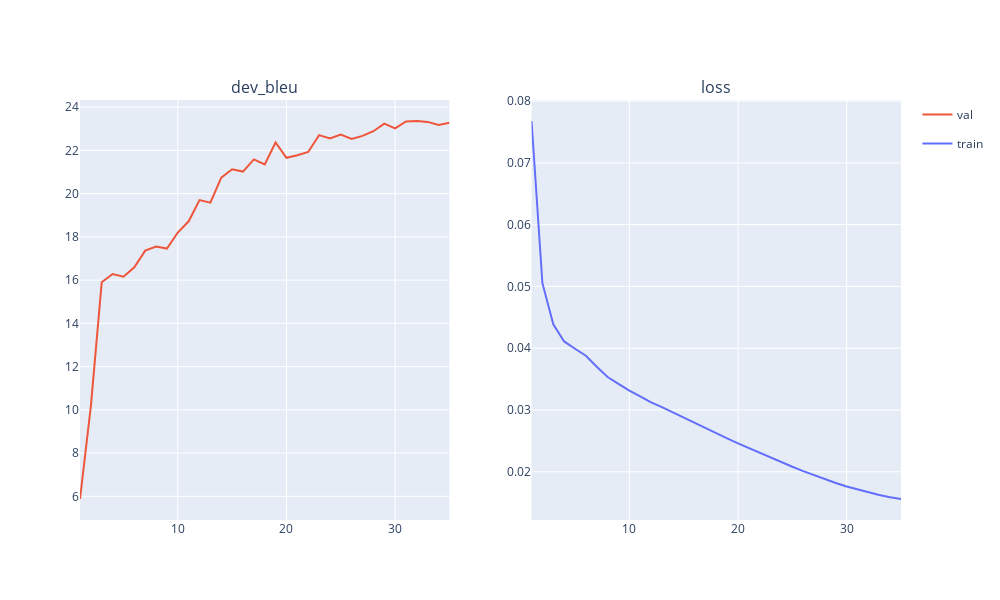

The notebook cell this image was saved under:
### Code cell
multih_drop_plotter = Plotter(bound_history=multih_drop_state.load_history())
multih_drop_plotter.plot()
clear_output()
multih_drop_plotter.draw_no_widget()

### Figure 1 — Plotly figure (JSON) as saved in the notebook; plotly's stock layout.template omitted (floating-point values rounded to 4 significant figures)
{"data": [{"hovertemplate": "phase=val<br>epoch=%{x}<br>dev_bleu=%{y}<extra></extra>", "legendgroup": "val", "marker": {"color": "#EF553B", "symbol": "circle"}, "mode": "lines", "name": "val", "orientation": "v", "showlegend": true, "type": "scatter", "x": [1, 2, 3, 4, 5, 6, 7, 8, 9, 10, 11, 12, 13, 14, 15, 16, 17, 18, 19, 20, 21, 22, 23, 24, 25, 26, 27, 28, 29, 30, 31, 32, 33, 34, 35], "xaxis": "x", "y": [5.877, 10.17, 15.9, 16.28, 16.16, 16.59, 17.36, 17.56, 17.46, 18.2, 18.72, 19.7, 19.58, 20.74, 21.13, 21.02, 21.59, 21.35, 22.36, 21.66, 21.78, 21.93, 22.7, 22.55, 22.73, 22.53, 22.67, 22.89, 23.24, 23.02, 23.34, 23.36, 23.32, 23.17, 23.28], "yaxis": "y"}, {"hovertemplate": "phase=train<br>epoch=%{x}<br>loss=%{y}<extra></extra>", "legendgroup": "train", "marker": {"color": "#636efa", "symbol": "circle"}, "mode": "lines", "name": "train", "orientation": "v", "showlegend": true, "type": "scatter", "x": [1, 2, 3, 4, 5, 6, 7, 8, 9, 10, 11, 12, 13, 14, 15, 16, 17, 18, 19, 20, 21, 22, 23, 24, 25, 26, 27, 28, 29, 30, 31, 32, 33, 34, 35], "xaxis": "x2", "y": [0.07677, 0.05052, 0.04388, 0.0411, 0.03992, 0.03879, 0.037, 0.03533, 0.03423, 0.03315, 0.03222, 0.03123, 0.03047, 0.02962, 0.0288, 0.02784, 0.02702, 0.02615, 0.0254, 0.0246, 0.02382, 0.02302, 0.02226, 0.02152, 0.02082, 0.02011, 0.01946, 0.01879, 0.01819, 0.01763, 0.01714, 0.01666, 0.01625, 0.0159, 0.0156], "yaxis": "y2"}], "layout": {"annotations": [{"font": {"size": 16}, "showarrow": false, "text": "dev_bleu", "x": 0.225, "xanchor": "center", "xref": "paper", "y": 1, "yanchor": "bottom", "yref": "paper"}, {"font": {"size": 16}, "showarrow": false, "text": "loss", "x": 0.775, "xanchor": "center", "xref": "paper", "y": 1, "yanchor": "bottom", "yref": "paper"}], "height": 600, "showlegend": true, "width": 1000, "xaxis": {"anchor": "y", "domain": [0, 0.45]}, "xaxis2": {"anchor": "y2", "domain": [0.55, 1]}, "yaxis": {"anchor": "x", "domain": [0, 1]}, "yaxis2": {"anchor": "x2", "domain": [0, 1]}}}
